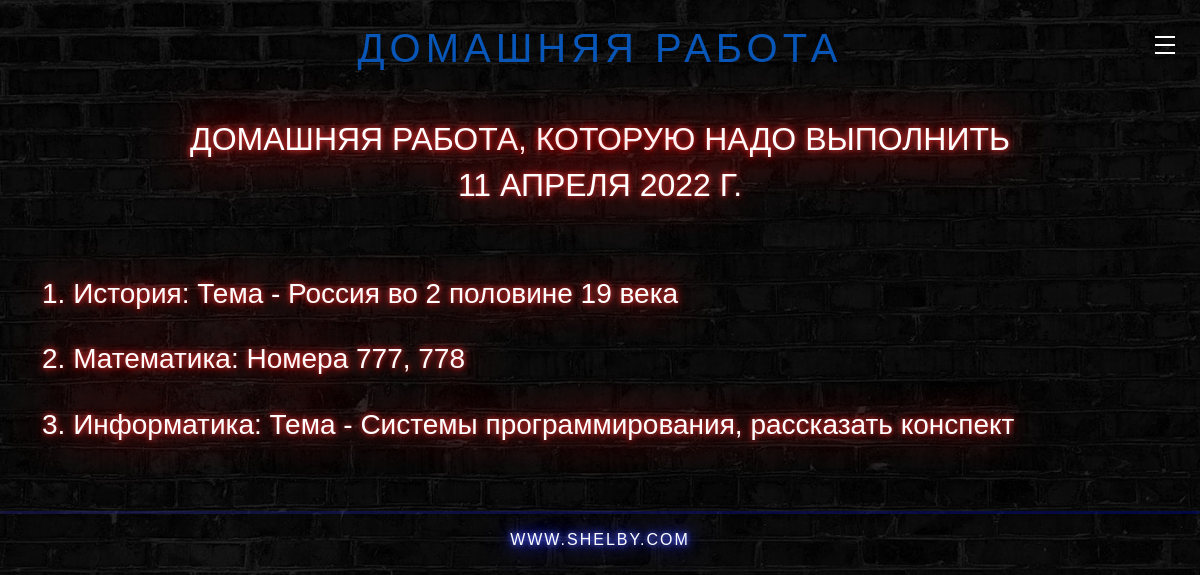
The app's page /homework/, older data.
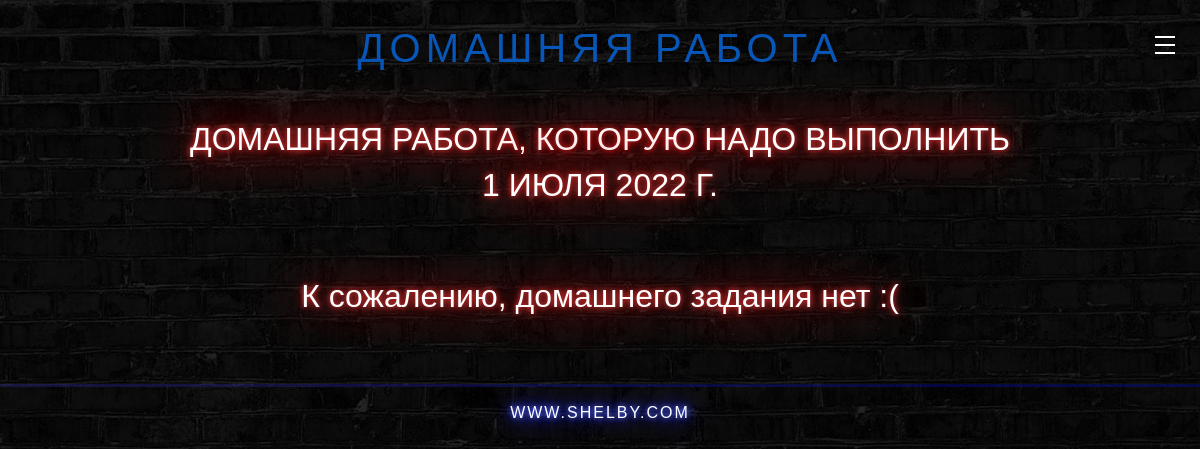
The same page, newer data.
### main_page/models.py (models this page shows)
class DateNow(models.Model):
    date = models.DateField()

class Homework(models.Model):
    title = models.TextField(max_length=260)

### main_page/views.py (the view)
# urls.py: path('homework/', views.homework, name='homework'),
def homework(request):
    dz = Homework.objects.all()
    dat = DateNow.objects.all()
    info = {'title': 'Домашняя работа', 'dz': dz, }
    if dat:
        data = dat[len(dat)-1]
        info.setdefault('data', data)
    return render(request, 'main_page/homework.html', info)

### main_page/templates/main_page/homework.html (shortened to what this page needs)
{% extends "main_page/base.html" %}
{% block title_2 %} {{ title }} {% endblock %}
{% load static %}
{% block link %} {% static 'main_page_css/homework.css' %} {% endblock %}
{% block content %}
    <section class="dz">
        <div class="container">
            <div class="row">
                <div class="col-12">
                    <h2 class="text-uppercase text-center mb-2 color2">Домашняя работа, которую надо выполнить</h2>
                    <h2 class="text-uppercase text-center mb-5 color2">{{ data.date }}</h2>
                </div>
            </div>
            {% if dz %}
                <div class="row pt-4">
                    <div class="col-12">
                        {% for d in dz %}<h3 class="text-left neonshadow pb-4 color2"> {{ d.title }}</h3>{% endfor %}
                    </div>
                </div>
            {% else %}
                <div class="row pt-4">
                    <div class="col-12">
                        <h2 class="text-center neonshadow pb-4 color2">К сожалению, домашнего задания нет :(</h2>
                    </div>
                </div>
            {% endif %}
        </div>
    </section>
{% endblock %}

### main_page/templates/main_page/base.html (shortened to what this page needs)
<!DOCTYPE html>
<html lang="en">
<head>
    {% load static %}
    <link rel="stylesheet" href="{% static 'main_page_css/bootstrap.min.css' %}">
    <link rel="stylesheet" href="{% block link %}{% endblock %}">
</head>
<body>
    <label for="active" class="menu-btn"><span></span></label>
    <header>
        <div class="container">
            <div class="row">
                <div class="col-12">
                    <h1 class="text-uppercase text-center mb-5 color1">{% block title_2 %}{% endblock %}</h1>
                </div>
            </div>
        </div>
    </header>
        {% block content %}
        {% endblock %}
    <footer>
        <hr class="hr_neon">
        <div class="container">
            <div class="row text-center">
                <div class="col-12">
                    <h6 class="text-uppercase text-center footer_neon">www.Shelby.com</h6>
                </div>
            </div>
        </div>
    </footer>
</body>
</html>

### main_page/static/main_page_css/homework.css (style rules this page uses)
:root { color-scheme: dark; --color-bg-black: rgb(46, 46, 46); --main-color1: #be0000; --main-color2: #0017af; }
body { background-image: url("../img/wall.jpg"); background-size: cover; background-position: center; background-repeat: no-repeat; background-color: #141414; background-attachment: fixed; }
* { margin: 0; padding: 0; box-sizing: border-box; font-family: 'Lato', sans-serif; font-family: 'Oswald', sans-serif; }
.menu-btn { position: absolute; z-index: 2; right: 10px; top: 20px; height: 50px; width: 50px; text-align: center; line-height: 50px; border-radius: 50%; font-size: 20px; cursor: pointer; transition: all 0.3s ease-in-out; }
.menu-btn span, .menu-btn:before, .menu-btn:after { content: ""; position: absolute; top: calc(50% - 1px); left: 30%; width: 40%; border-bottom: 2px solid rgb(255, 255, 255); transition: transform .6s cubic-bezier(0.215, 0.61, 0.355, 1); }
.menu-btn:before { transform: translateY(-8px); }
.menu-btn:after { transform: translateY(8px); }
.color1 { color: rgb(8, 86, 183); letter-spacing: 5px; animation: flicker 1.5s infinite alternate; font-size: 2.5em; }
.color2 { color: #fff; text-shadow: 0 0 5px rgb(206, 47, 47), 0 0 10px rgb(206, 47, 47), 0 0 80px rgb(254, 44, 44), 0 0 50px rgb(254, 44, 44); }
footer { padding: 20px 0; bottom: 0; }
.footer_neon { color: rgb(255, 255, 255); text-shadow: 0 0 5px rgb(77, 94, 246), 0 0 10px rgb(77, 94, 246), 0 0 20px rgb(0, 13, 255), 0 0 40px rgb(0, 13, 255), 0 0 80px rgb(0, 13, 255), 0 0 90px rgb(0, 13, 255), 0 0 100px rgb(0, 13, 255), 0 0 150px rgb(0, 13, 255); letter-spacing: 2px; }
.hr_neon { width: 100%; background: linear-gradient(90deg, #403bdb, #0011fe); border-radius: 5px; height: 4px; }

Row changes from the older to the newer data that the page shows:
removed DateNow: date "11 АПРЕЛЯ 2022 Г."
removed Homework: title "1. История: Тема - Россия во 2 половине 19 века"
removed Homework: title "2. Математика: Номера 777, 778"
removed Homework: title "3. Информатика: Тема - Системы программирования, рассказать конспект"
added DateNow: date "1 ИЮЛЯ 2022 Г."
Text that changed along with them:
text now shown: "К сожалению, домашнего задания нет :("
